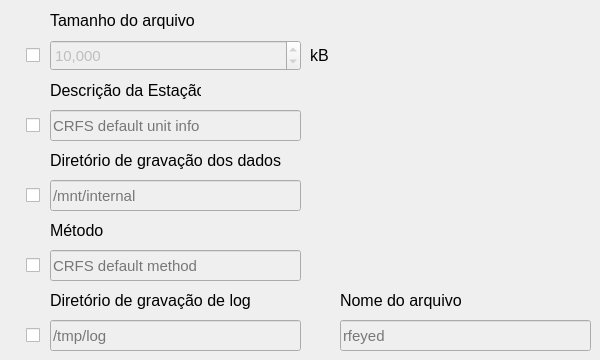
      <widget class="QWidget" name="tab_4">
       <attribute name="title">
        <string>Geral</string>
       </attribute>
       <widget class="QSpinBox" name="conf_tamanho_sbox">
        <property name="enabled">
         <bool>false</bool>
        </property>
        <property name="geometry">
         <rect>
          <x>50</x>
          <y>40</y>
          <width>251</width>
          <height>31</height>
         </rect>
        </property>
        <property name="font">
         <font>
          <pointsize>11</pointsize>
         </font>
        </property>
        <property name="showGroupSeparator" stdset="0">
         <bool>true</bool>
        </property>
        <property name="maximum">
         <number>2110000008</number>
        </property>
        <property name="singleStep">
         <number>500</number>
        </property>
        <property name="value">
         <number>10000</number>
        </property>
        <property name="displayIntegerBase">
         <number>10</number>
        </property>
       </widget>
       <widget class="QLineEdit" name="conf_estacao_edit">
        <property name="enabled">
         <bool>false</bool>
        </property>
        <property name="geometry">
         <rect>
          <x>50</x>
          <y>110</y>
          <width>251</width>
          <height>31</height>
         </rect>
        </property>
        <property name="font">
         <font>
          <pointsize>11</pointsize>
         </font>
        </property>
        <property name="text">
         <string/>
        </property>
        <property name="placeholderText">
         <string>CRFS default unit info</string>
        </property>
       </widget>
       <widget class="QLineEdit" name="conf_dir_edit">
        <property name="enabled">
         <bool>false</bool>
        </property>
        <property name="geometry">
         <rect>
          <x>50</x>
          <y>180</y>
          <width>251</width>
          <height>31</height>
         </rect>
        </property>
        <property name="font">
         <font>
          <pointsize>11</pointsize>
         </font>
        </property>
        <property name="text">
         <string/>
        </property>
        <property name="placeholderText">
         <string>/mnt/internal</string>
        </property>
       </widget>
       <widget class="QLabel" name="conf_tamanho_label">
        <property name="geometry">
         <rect>
          <x>50</x>
          <y>10</y>
          <width>151</width>
          <height>21</height>
         </rect>
        </property>
        <property name="font">
         <font>
          <pointsize>12</pointsize>
         </font>
        </property>
        <property name="text">
         <string>Tamanho do arquivo </string>
        </property>
       </widget>
       <widget class="QCheckBox" name="conf_tamanho_check">
        <property name="geometry">
         <rect>
          <x>26</x>
          <y>40</y>
          <width>20</width>
          <height>31</height>
         </rect>
        </property>
        <property name="text">
         <string/>
        </property>
       </widget>
       <widget class="QLabel" name="conf_estacao_label">
        <property name="geometry">
         <rect>
          <x>50</x>
          <y>80</y>
          <width>151</width>
          <height>21</height>
         </rect>
        </property>
        <property name="font">
         <font>
          <pointsize>12</pointsize>
         </font>
        </property>
        <property name="text">
         <string>Descrição da Estação</string>
        </property>
       </widget>
       <widget class="QLabel" name="conf_kb_label">
        <property name="geometry">
         <rect>
          <x>310</x>
          <y>40</y>
          <width>41</width>
          <height>31</height>
         </rect>
        </property>
        <property name="font">
         <font>
          <pointsize>12</pointsize>
         </font>
        </property>
        <property name="text">
         <string>kB</string>
        </property>
       </widget>
       <widget class="QCheckBox" name="conf_estacao_check">
        <property name="geometry">
         <rect>
          <x>26</x>
          <y>110</y>
          <width>20</width>
          <height>31</height>
         </rect>
        </property>
        <property name="text">
         <string/>
        </property>
       </widget>
       <widget class="QCheckBox" name="conf_dir_check">
        <property name="geometry">
         <rect>
          <x>26</x>
          <y>180</y>
          <width>20</width>
          <height>31</height>
         </rect>
        </property>
        <property name="text">
         <string/>
        </property>
       </widget>
       <widget class="QLabel" name="conf_dir_label_5">
        <property name="geometry">
         <rect>
          <x>50</x>
          <y>150</y>
          <width>251</width>
          <height>21</height>
         </rect>
        </property>
        <property name="font">
         <font>
          <pointsize>12</pointsize>
         </font>
        </property>
        <property name="text">
         <string>Diretório de gravação dos dados</string>
        </property>
       </widget>
       <widget class="QLabel" name="conf_logdir_label">
        <property name="geometry">
         <rect>
          <x>50</x>
          <y>290</y>
          <width>251</width>
          <height>21</height>
         </rect>
        </property>
        <property name="font">
         <font>
          <pointsize>12</pointsize>
         </font>
        </property>
        <property name="text">
         <string>Diretório de gravação de log</string>
        </property>
       </widget>
       <widget class="QLineEdit" name="conf_logdir_edit">
        <property name="enabled">
         <bool>false</bool>
        </property>
        <property name="geometry">
         <rect>
          <x>50</x>
          <y>320</y>
          <width>251</width>
          <height>31</height>
         </rect>
        </property>
        <property name="font">
         <font>
          <pointsize>11</pointsize>
         </font>
        </property>
        <property name="text">
         <string/>
        </property>
        <property name="placeholderText">
         <string>/tmp/log</string>
        </property>
       </widget>
       <widget class="QCheckBox" name="conf_logdir_check">
        <property name="geometry">
         <rect>
          <x>26</x>
          <y>320</y>
          <width>20</width>
          <height>31</height>
         </rect>
        </property>
        <property name="text">
         <string/>
        </property>
       </widget>
       <widget class="QLineEdit" name="conf_logname_edit">
        <property name="enabled">
         <bool>false</bool>
        </property>
        <property name="geometry">
         <rect>
          <x>340</x>
          <y>320</y>
          <width>251</width>
          <height>31</height>
         </rect>
        </property>
        <property name="font">
         <font>
          <pointsize>11</pointsize>
         </font>
        </property>
        <property name="text">
         <string/>
        </property>
        <property name="placeholderText">
         <string>rfeyed</string>
        </property>
       </widget>
       <widget class="QLabel" name="conf_logname_label">
        <property name="geometry">
         <rect>
          <x>340</x>
          <y>290</y>
          <width>251</width>
          <height>21</height>
         </rect>
        </property>
        <property name="font">
         <font>
          <pointsize>12</pointsize>
         </font>
        </property>
        <property name="text">
         <string>Nome do arquivo</string>
        </property>
       </widget>
       <widget class="QLabel" name="conf_metodo_label">
        <property name="geometry">
         <rect>
          <x>50</x>
          <y>220</y>
          <width>251</width>
          <height>21</height>
         </rect>
        </property>
        <property name="font">
         <font>
          <pointsize>12</pointsize>
         </font>
        </property>
        <property name="text">
         <string>Método</string>
        </property>
       </widget>
       <widget class="QLineEdit" name="conf_metodo_edit">
        <property name="enabled">
         <bool>false</bool>
        </property>
        <property name="geometry">
         <rect>
          <x>50</x>
          <y>250</y>
          <width>251</width>
          <height>31</height>
         </rect>
        </property>
        <property name="font">
         <font>
          <pointsize>11</pointsize>
         </font>
        </property>
        <property name="text">
         <string/>
        </property>
        <property name="placeholderText">
         <string>CRFS default method</string>
        </property>
       </widget>
       <widget class="QCheckBox" name="conf_metodo_check">
        <property name="geometry">
         <rect>
          <x>26</x>
          <y>250</y>
          <width>20</width>
          <height>31</height>
         </rect>
        </property>
        <property name="text">
         <string/>
        </property>
       </widget>
      </widget>
